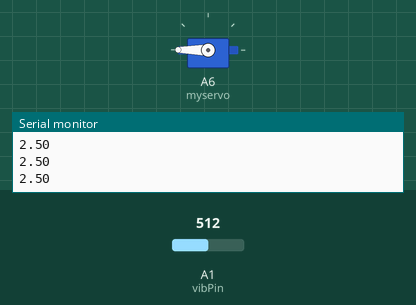
Recording of a sketch running on a simulated Arduino Nano, built with avr-gcc and run on an emulated ATmega328P. Parts: servo, the last lines printed to the serial monitor. The inputs (shaded band) are chosen by the test bench; at power-on: A1 (vibPin) = 512.

Above: at 1.2 s.
1.3 s: A1 (vibPin) set to 213
2.8 s: A1 (vibPin) set to 192
At 3.7 s:
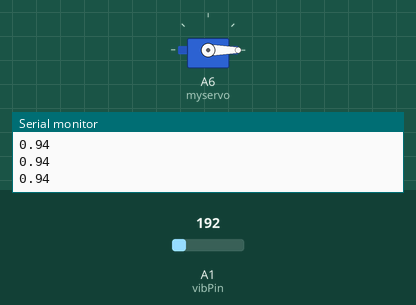
4.3 s: A1 (vibPin) set to 306
At 4.7 s:
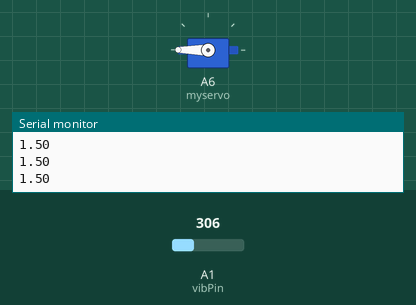
5.8 s: A1 (vibPin) set to 122
At 7.2 s:
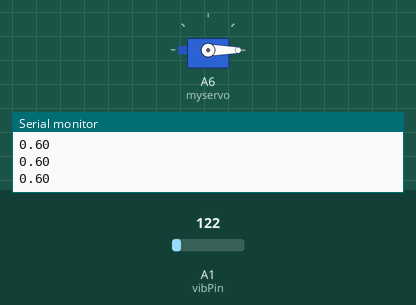
Timing chart, 0 to 8.3 s (numbered marks = the images above; inputs shaded):
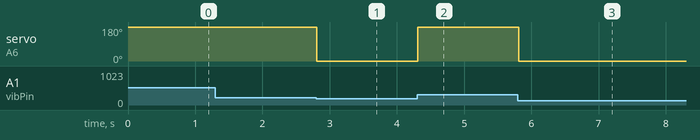

Measured:
- the behaviour switches between 205 and 204 on A1 (vibPin) (found by bisection; images 0 and 1)
- after the input at 2.8 s, servo on A6 (myservo): 180° → 0° at once
- after the input at 4.3 s, servo on A6 (myservo): 0° → 180° at once
- after the input at 5.8 s, servo on A6 (myservo): 180° → 0° at once

The sketch:

servoAnalog.ino
```cpp
#include <Servo.h>
float vibrationValue = 0;
byte vibPin = 1;
Servo myservo;

void setup() {
    Serial.begin(9600);
    //pinMode(14,OUTPUT);
    myservo.attach(A6);
    // Initially the servo must be stopped
    myservo.write(90);
}

void loop() {
        vibrationValue = checkVibration(vibPin);
        Serial.println(vibrationValue);
        if( vibrationValue > 1 )
            myservo.write(180);
        else
            myservo.write(0);
}


float checkVibration(byte vibPin)
{
    // Read Piezo ADC value in, and convert it to a voltage
    int piezoADC = analogRead(vibPin);
    float piezoV = piezoADC / 1023.0 * 5.0;
    return piezoV;
}
```
